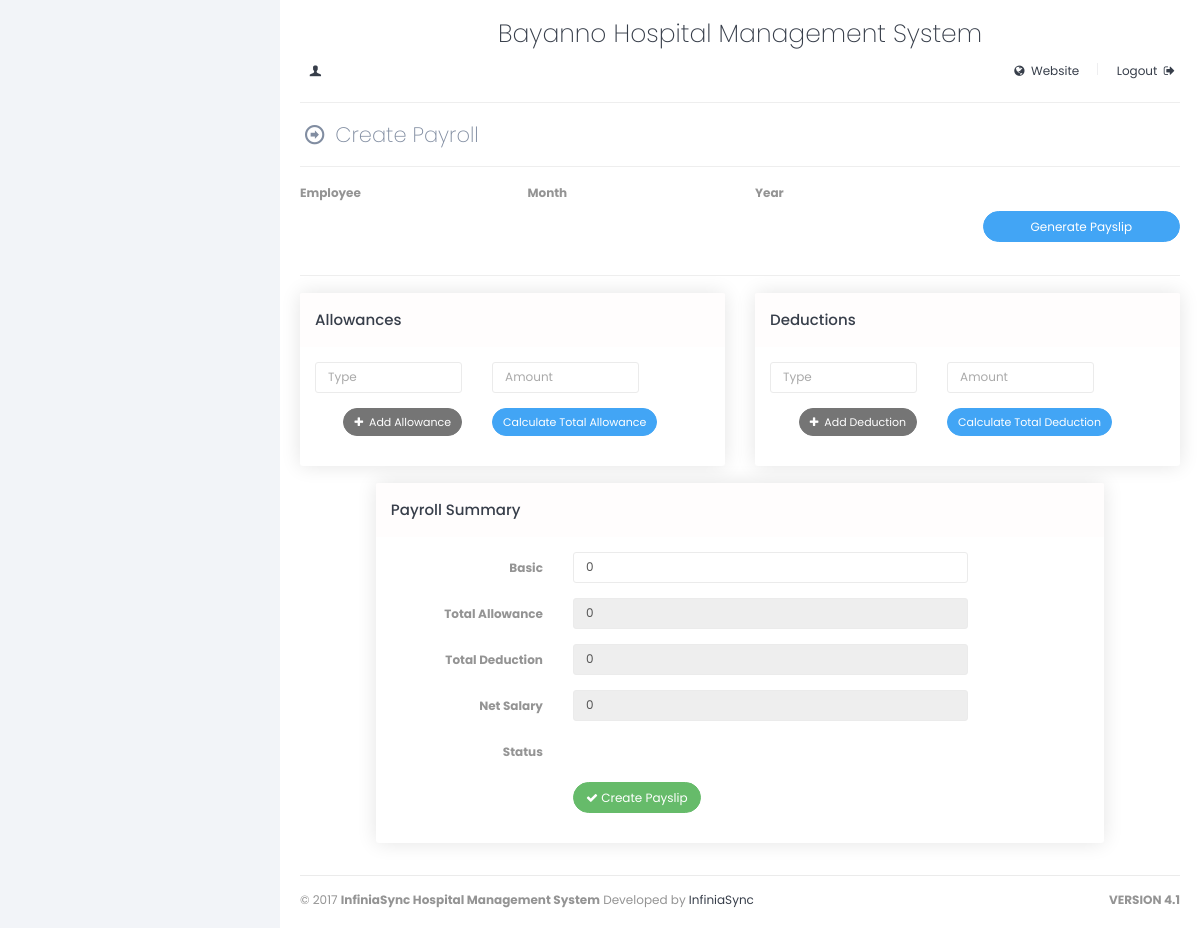
Screenshot of /index.php/admin/payroll_view/ with the database file from the repository.
### tables this page shows
CREATE TABLE `settings` (
  `settings_id` int(11) NOT NULL,
  `type` longtext,
  `description` longtext
);

### application/controllers/Admin.php (called while the page is built, shortened)
<?php
class Admin extends CI_Controller
{
    function __construct()
    {
        $this->load->database();
        $this->load->library('session');
        $this->load->model('crud_model');
        $this->load->model('email_model');
        $this->load->model('sms_model');
        $this->load->model('frontend_model');
    }
    function payroll_view($user_type = '', $employee_id = '', $month = '', $year = '')
    {
        $page_data['user_type']   = $user_type;
        $page_data['employee_id'] = $employee_id;
        $page_data['month']       = $month;
        $page_data['year']        = $year;
        $page_data['page_name']   = 'payroll_add_view';
        $page_data['page_title']  = get_phrase('create_payroll');
        $this->load->view('backend/index', $page_data);
    }
}

### index.php (called while the page is built, shortened)
<?php
require_once BASEPATH.'core/CodeIgniter.php';

### application/helpers/multi_language_helper.php (called while the page is built, shortened)
<?php  if ( ! defined('BASEPATH')) exit('No direct script access allowed');
if ( ! function_exists('get_phrase'))
{
	function get_phrase($phrase = '') {
		$CI	=&	get_instance();
		$current_language	=	$CI->db->get_where('settings' , array('type' => 'language'))->row()->description;
		$query	=	$CI->db->get_where('language' , array('phrase' => $phrase));
		$row   	=	$query->row();
		if (isset($row->$current_language) && $row->$current_language !="")
			return $row->$current_language;
		else
			return ucwords(str_replace('_',' ',$phrase));
	}
}

### application/views/backend/header.php (shortened to what this page needs)
<div class="row">
    <div class="col-md-12 col-sm-12 clearfix" style="text-align:center;">
        <h2 style="font-weight:200; margin:0px;"><?php echo $system_name; ?></h2>
    </div>
    <div class="col-md-12 col-sm-12 clearfix ">
        <ul class="list-inline links-list pull-left">
            <li class="dropdown language-selector">
                <a href="#" class="dropdown-toggle" data-toggle="dropdown" data-close-others="true">
                    <i class="entypo-user"></i> <?php echo $this->session->userdata('login_type'); ?>
                </a>
            </li>
        </ul>
        <ul class="list-inline links-list pull-right">
            <li>
                <a href="<?php echo site_url('home'); ?>" target="_blank">
                    <i class="fa fa-globe"></i> &nbsp;<?php echo get_phrase('website');?>
                </a>
            </li>
            <li class="sep"></li>
            <li>
                <a href="<?php echo site_url('login/logout'); ?>">
                    <?php echo get_phrase('logout');?> &nbsp;<i class="fa fa-sign-out"></i>
                </a>
            </li>
        </ul>
    </div>
</div>
<hr style="margin-top:0px;" />

### application/views/backend/footer.php
<?php $version = $this->db->get_where('settings', array('type' => 'version'))->row()->description;?>
<footer class="main">
	&copy; 2017 <strong>InfiniaSync Hospital Management System</strong>
    <strong class="pull-right"> VERSION <?php echo $version;?></strong>
    Developed by
	<a href="http://infiniasync.com"
    	target="_blank">InfiniaSync</a>
</footer>

### assets/css/custom.css (style rules this page uses)
body { font-family: 'Poppins', sans-serif !important; background-color: #f2f4f8 !important; }

### rows the page displays
settings: description "Bayanno Hospital Management System"
settings: description "4.1"

### other values shown
get_phrase('website') "Website"
get_phrase('logout') "Logout"
$page_title "Create Payroll"
get_phrase('employee') "Employee"
get_phrase('month') "Month"
get_phrase('year') "Year"
get_phrase('generate_payslip') "Generate Payslip"
get_phrase('allowances') "Allowances"
get_phrase('add_allowance') "Add Allowance"
get_phrase('calculate_total_allowance') "Calculate Total Allowance"
get_phrase('deductions') "Deductions"
get_phrase('add_deduction') "Add Deduction"
get_phrase('calculate_total_deduction') "Calculate Total Deduction"
get_phrase('payroll_summary') "Payroll Summary"
get_phrase('basic') "Basic"
